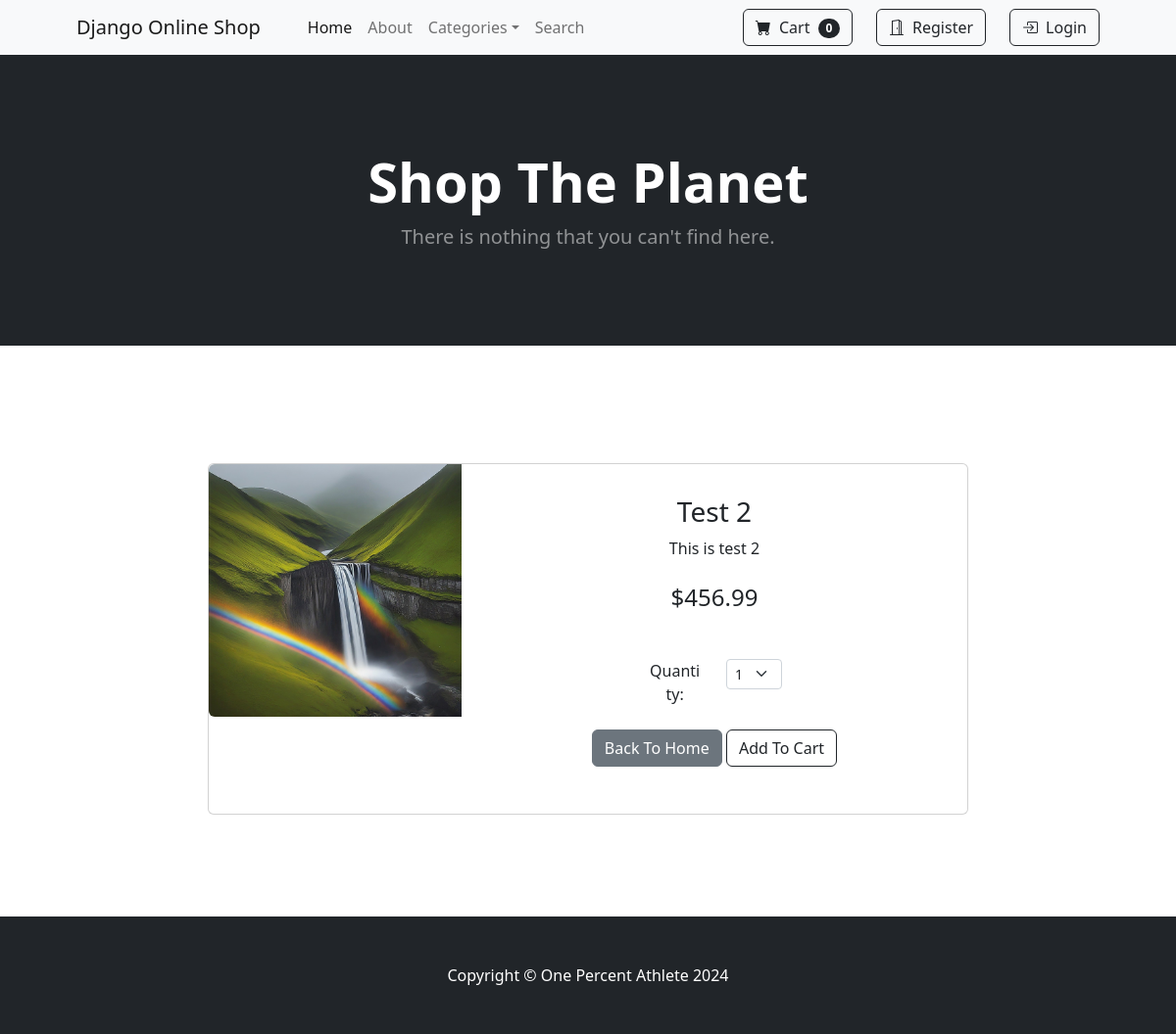
The app's page /product/4 with its own data.
### store/models.py (models this page shows, shortened)
class Product(models.Model):
    name = models.CharField(max_length=100)
    price = models.DecimalField(default=0, decimal_places=2, max_digits=7)
    category = models.ForeignKey(Category, on_delete=models.CASCADE, default=1)
    description = models.CharField(max_length=300, default='', blank=True, null=True)
    image = models.ImageField(upload_to='uploads/product/')
    is_sale = models.BooleanField(default=False)
    sale_price = models.DecimalField(default=0, decimal_places=2, max_digits=7)

### store/views.py (the view)
# urls.py: path('product/<int:product_id>', views.product, name="product"),
def product(request, product_id):
    product = Product.objects.get(id=product_id)
    return render(request, "product.html", {
        "product": product
    })

### cart/cart.py (called while the page is built)
    def __len__(self):
        return len(self.cart)

### cart/context_processors.py (called while the page is built)
def cart(request):
    return {"cart": Cart(request)}

### store/templates/product.html (shortened to what this page needs)
{% extends 'base.html' %}
{% block content %}
<header class="bg-dark py-5">
    <div class="container px-4 px-lg-5 my-5">
        <div class="text-center text-white">
            <h1 class="display-4 fw-bolder">Shop The Planet</h1>
            <p class="lead fw-normal text-white-50 mb-0">There is nothing that you can't find here.</p>
        </div>
    </div>
</header>
    <br><br>
<br><br>
<section class="py-3">
        <div class="container col-md-8">
            <div class="card mb-3">
                <div class="row g-0">
                  <div class="col-md-4">
                    <img src="{{ product.image.url }}" class="img-fluid rounded-start" alt="...">
                  </div>
                  <div class="col-md-8">
                    <div class="card-body my-2">
                        <center>
                            <h3 class="card-title my-2">{{ product.name }}</h3>
                            <p class="card-text mx-5 px-5">{{ product.description }}</p>
                            {% if product.is_sale %}
                            <h5>
                            <div class="d-flex justify-content-center text-warning mb-2">
                                <div class="bi-star-fill"></div>&nbsp;NOW ON SALE&nbsp;&nbsp;<div class="bi-star-fill"></div>
                            </div>
                        </h5>
                            <h5 class="text-danger my-2"><strike>
                                ${{ product.price }}
                            </strike></h5>
                        <h3 class="text-danger my-2">${{ product.sale_price }}</h3>
                            {% else %}
                            <h4 class="my-4">${{ product.price }}</h4>
                            {% endif %}
                            <br>
                            <div class="row justify-content-center col-md-12 col-4">
                                <div class="col-md-2">Quantity:</div>
                                <div class="col-md-2">
                                    <select class="form-select form-select-sm" id="quantity" aria-label="Default select example">
                                        <option value="1">1</option>
                                      </select>
                                </div>
                            </div>
                        </center>
                      <div class="text-center my-4">
                        <a class="btn btn-secondary mt-auto" href="{% url 'home' %}">Back To Home</a>
                        <button class="btn btn-outline-dark mt-auto" type="button" value="{{ product.id }}" id="add-cart">Add To Cart</button>
                    </div>
                    </div>
                </div>
                </div>
              </div>
        </div>
    </section>
<br><br><br>
{% endblock %}

### records on screen
Product: image (picture), name "Test 2", description "This is test 2", price "456.99"

### other values on screen
{{ cart|length }} "0"
